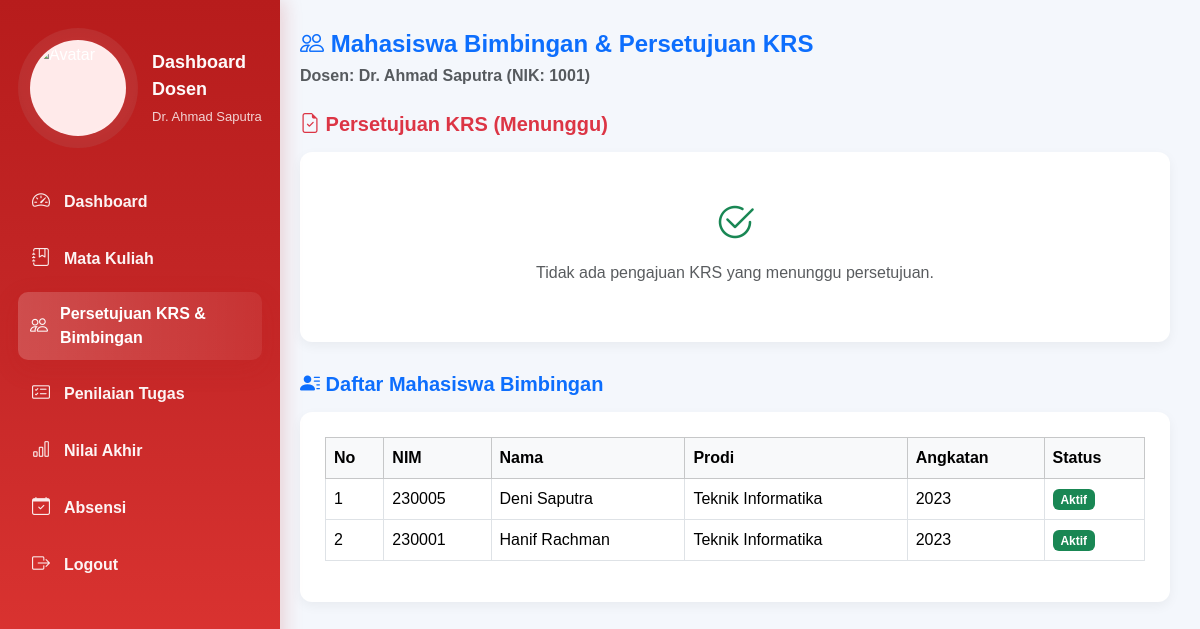
Screenshot of /Dosen/bimbingan.php with the database file from the repository.
### tables this page shows
CREATE TABLE `mahasiswa` (
  `id_mahasiswa` int(11) NOT NULL,
  `nim` varchar(20) NOT NULL,
  `nama_mahasiswa` varchar(100) NOT NULL,
  `id_prodi` int(11) DEFAULT NULL,
  `id_kelas` int(11) DEFAULT NULL,
  `angkatan` year(4) DEFAULT NULL,
  `email` varchar(100) DEFAULT NULL,
  `no_hp` varchar(20) DEFAULT NULL,
  `id_dosen_pembimbing` int(11) DEFAULT NULL,
  `alamat` text DEFAULT NULL,
  `status_akademik` enum('aktif','cuti','lulus','nonaktif') DEFAULT 'aktif'
);

CREATE TABLE `prodi` (
  `id_prodi` int(11) NOT NULL,
  `nama` varchar(100) NOT NULL,
  `jenjang` enum('D3','S1','S2','S3') NOT NULL,
  `id_fakultas` int(11) DEFAULT NULL,
  `id_dosen_kaprodi` int(11) DEFAULT NULL,
  `email` varchar(100) DEFAULT NULL,
  `status` enum('Aktif','Tidak Aktif') DEFAULT 'Aktif',
  `tanggal_berdiri` date DEFAULT NULL,
  `akreditasi` enum('A','B','C','Baik','Baik Sekali','Unggul') DEFAULT NULL,
  `deskripsi` text DEFAULT NULL
);

### Dosen/bimbingan.php (the view, shortened to what this page needs)
<?php
$loggedInDosenNIK = $_SESSION['nik'] ?? 1001;
$userName = $_SESSION['nama'] ?? null;
$dbHost = '127.0.0.1';
$dbName = 'universitas';
$dbUser = 'root';
$dbPass = '';
try {
    $pdo = new PDO("mysql:host={$dbHost};dbname={$dbName};charset=utf8mb4", $dbUser, $dbPass, [
        PDO::ATTR_ERRMODE            => PDO::ERRMODE_EXCEPTION,
        PDO::ATTR_DEFAULT_FETCH_MODE => PDO::FETCH_ASSOC,
    ]);
} catch (Exception $e) {
    die("Koneksi database gagal: " . htmlspecialchars($e->getMessage()));
}
function h($s) { return htmlspecialchars($s ?? '', ENT_QUOTES); }
$mahasiswaList = [];
$krsWaiting = [];
if ($loggedInDosenNIK) {
    if (!$userName) {
        $stmtD = $pdo->prepare("SELECT nama FROM dosen WHERE nik = ?");
        $stmtD->execute([$loggedInDosenNIK]);
        $userName = $stmtD->fetchColumn();
    }
    $stmtMhs = $pdo->prepare("
        SELECT m.nim, m.nama_mahasiswa, p.nama AS prodi, m.angkatan, m.status_akademik
        FROM mahasiswa m
        LEFT JOIN prodi p ON m.id_prodi = p.id_prodi
        WHERE m.id_dosen_pembimbing = ?
        ORDER BY m.nama_mahasiswa ASC
    ");
    $stmtMhs->execute([$loggedInDosenNIK]);
    $mahasiswaList = $stmtMhs->fetchAll();
    $sqlKRS = "
        SELECT
            k.id_krs, m.nim, m.nama_mahasiswa,
            mk.nama AS nama_matkul, k.id_kelas, k.tanggal_pengajuan
        FROM krs k
        JOIN mahasiswa m ON k.id_mahasiswa = m.id_mahasiswa
        LEFT JOIN mata_kuliah mk ON k.kode_matkul = mk.kode_matkul
        WHERE m.id_dosen_pembimbing = ?
          AND k.status = 'Menunggu'
        ORDER BY k.tanggal_pengajuan ASC
    ";
    $stmtKRS = $pdo->prepare($sqlKRS);
    $stmtKRS->execute([$loggedInDosenNIK]);
    $krsWaiting = $stmtKRS->fetchAll();
}
?>
<!DOCTYPE html>
<html lang="id">
<head>
    <link href="https://cdn.jsdelivr.net/npm/bootstrap@5.3.3/dist/css/bootstrap.min.css" rel="stylesheet">
    <link href="https://cdn.jsdelivr.net/npm/bootstrap-icons@1.11.3/font/bootstrap-icons.css" rel="stylesheet">
</head>
<body>
<?php if (file_exists('sidebar.php')) include 'sidebar.php'; ?>
<div class="content">
    <h4 class="fw-bold text-primary mb-4">
        <i class="bi bi-people"></i> Mahasiswa Bimbingan & Persetujuan KRS
        <br><small class="text-muted fs-6">Dosen: <?= h($userName ?? 'Tidak Diketahui'); ?> (NIK: <?= h($loggedInDosenNIK); ?>)</small>
    </h4>
    <h5 class="fw-bold mb-3 text-danger"><i class="bi bi-file-earmark-check"></i> Persetujuan KRS (Menunggu)</h5>
    <div class="section-box">
        <?php if (!empty($krsWaiting)): ?>
            <div class="table-responsive">
                <table class="table table-hover align-middle">
                    <thead class="table-danger">
                        <tr>
                            <th>NIM</th>
                            <th>Nama Mahasiswa</th>
                            <th>Mata Kuliah</th>
                            <th>ID Kelas</th>
                            <th>Tgl. Pengajuan</th>
                            <th class="text-center">Aksi</th>
                        </tr>
                    </thead>
                    <tbody>
                        <?php foreach ($krsWaiting as $krs): ?>
                            <tr>
                                <td><?= h($krs['nim']); ?></td>
                                <td><?= h($krs['nama_mahasiswa']); ?></td>
                                <td><?= h($krs['nama_matkul'] ?? 'Mata Kuliah Tidak Ditemukan'); ?></td>
                                <td><?= $krs['id_kelas'] ?: '<span class="text-muted"><i>Belum Pilih Kelas</i></span>'; ?></td>
                                <td><?= $krs['tanggal_pengajuan'] ? date("d M Y", strtotime($krs['tanggal_pengajuan'])) : '-'; ?></td>
                                <td class="text-center">
                                    <form method="POST" class="d-inline">
                                        <input type="hidden" name="id_krs" value="<?= $krs['id_krs']; ?>">
                                        <button type="submit" name="action_krs" value="approve" class="btn btn-sm btn-success" onclick="return confirm('Setujui?')">
                                            <i class="bi bi-check-lg"></i> Setujui
                                        </button>
                                        <button type="submit" name="action_krs" value="reject" class="btn btn-sm btn-outline-danger" onclick="return confirm('Tolak?')">
                                            <i class="bi bi-x-lg"></i> Tolak
                                        </button>
                                    </form>
                                </td>
                            </tr>
                        <?php endforeach; ?>
                    </tbody>
                </table>
            </div>
        <?php else: ?>
            <div class="text-center py-3">
                <i class="bi bi-check2-circle text-success fs-1"></i>
                <p class="text-muted mt-2">Tidak ada pengajuan KRS yang menunggu persetujuan.</p>
            </div>
        <?php endif; ?>
    </div>
    <h5 class="fw-bold mb-3 text-primary"><i class="bi bi-person-lines-fill"></i> Daftar Mahasiswa Bimbingan</h5>
    <div class="section-box">
        <?php if (!empty($mahasiswaList)): ?>
            <div class="table-responsive">
                <table class="table table-bordered table-hover">
                    <thead class="table-light">
                        <tr>
                            <th>No</th>
                            <th>NIM</th>
                            <th>Nama</th>
                            <th>Prodi</th>
                            <th>Angkatan</th>
                            <th>Status</th>
                        </tr>
                    </thead>
                    <tbody>
                        <?php foreach ($mahasiswaList as $i => $m): ?>
                            <tr>
                                <td><?= $i + 1; ?></td>
                                <td><?= h($m['nim']); ?></td>
                                <td><?= h($m['nama_mahasiswa']); ?></td>
                                <td><?= h($m['prodi']); ?></td>
                                <td><?= h($m['angkatan']); ?></td>
                                <td>
                                    <?php
                                    $status = strtolower($m['status_akademik']);
                                    $badge = ($status == 'aktif') ? 'bg-success' : 'bg-secondary';
                                    ?>
                                    <span class="badge <?= $badge; ?>"><?= ucfirst($status); ?></span>
                                </td>
                            </tr>
                        <?php endforeach; ?>
                    </tbody>
                </table>
            </div>
        <?php else: ?>
            <p class="alert alert-info">Belum ada mahasiswa bimbingan yang terdaftar.</p>
        <?php endif; ?>
    </div>
</div>
</body>
</html>

### Dosen/bimbingan.php (style rules this page uses)
body { background-color: #f4f7fc; font-family: 'Poppins', sans-serif; }
.content { margin-left: 270px; padding: 30px; }
.section-box { background: #fff; border-radius: 12px; box-shadow: 0 4px 12px rgba(0,0,0,0.05); padding: 25px; margin-bottom: 30px; }

### rows the page displays
mahasiswa: nim "230005", nama_mahasiswa "Deni Saputra", id_prodi.nama "Teknik Informatika", angkatan "2023", status_akademik "Aktif"
mahasiswa: nim "230001", nama_mahasiswa "Hanif Rachman", id_prodi.nama "Teknik Informatika", angkatan "2023", status_akademik "Aktif"

### other values shown
$userName "Dr. Ahmad Saputra"
$loggedInDosenNIK "1001"
